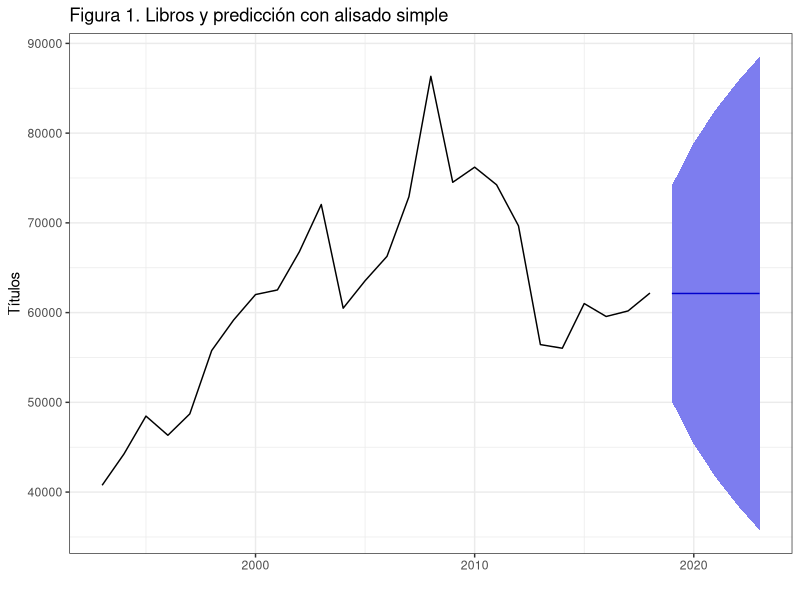
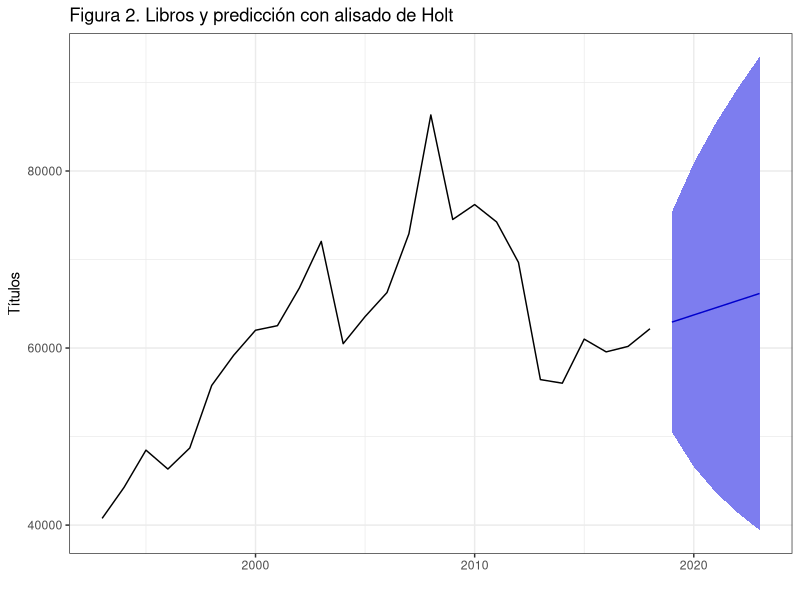
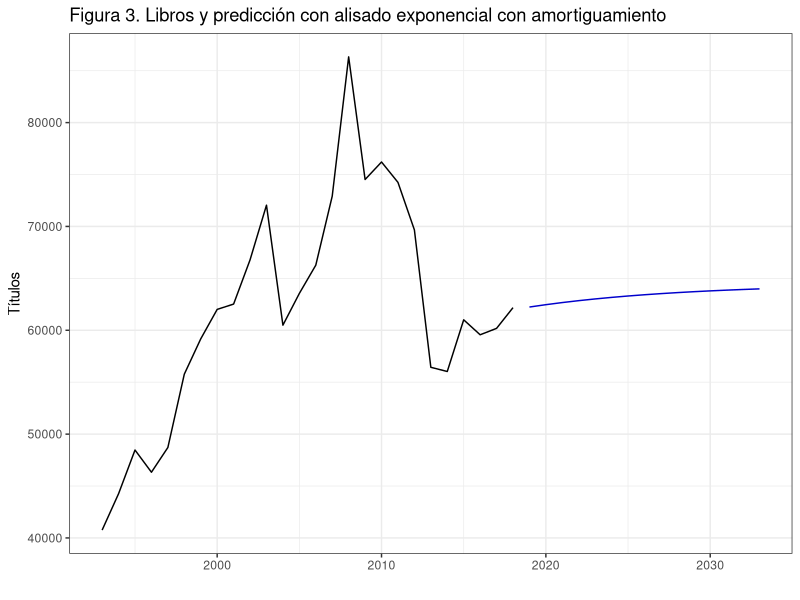
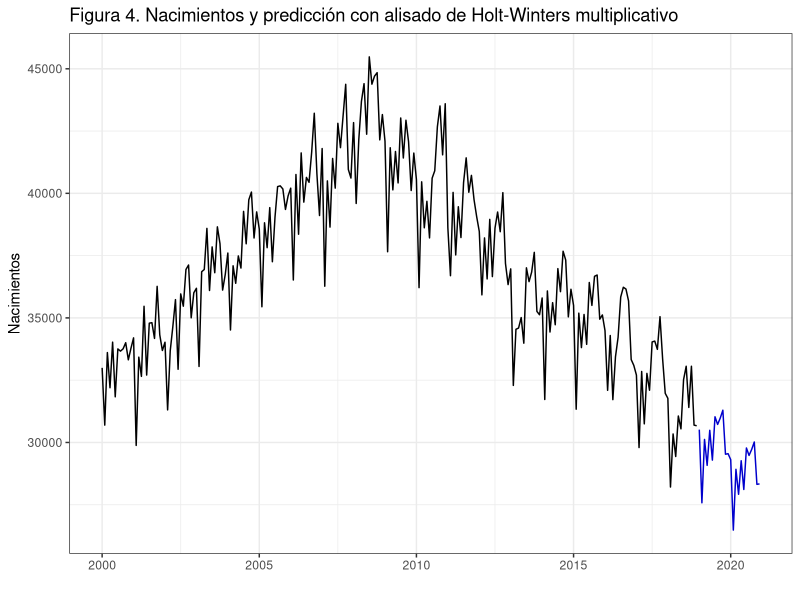
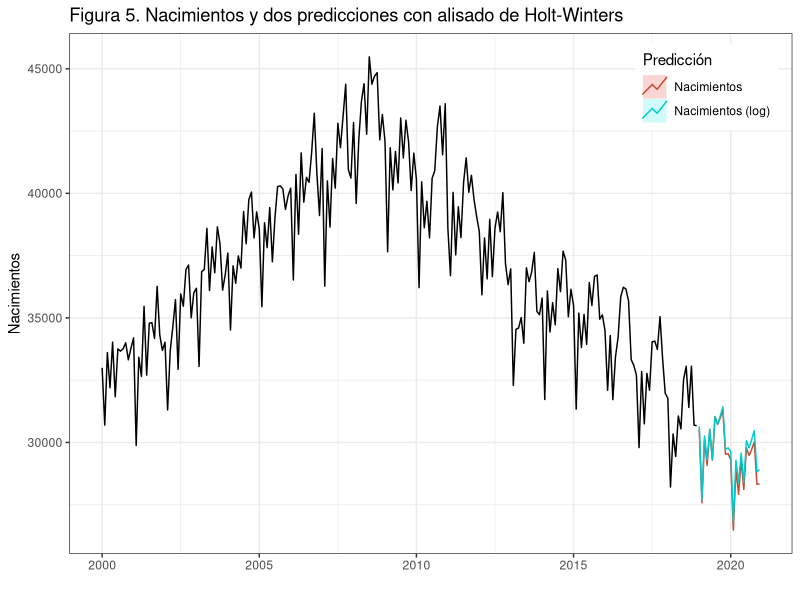
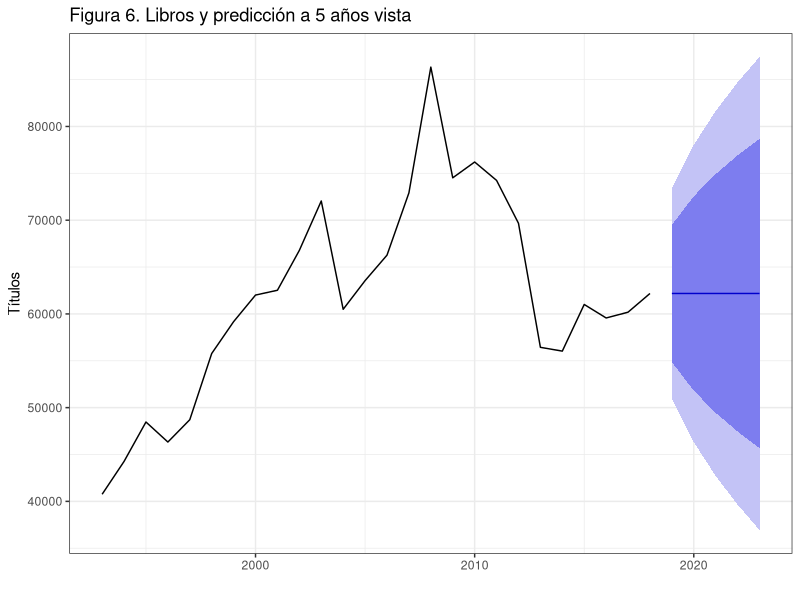
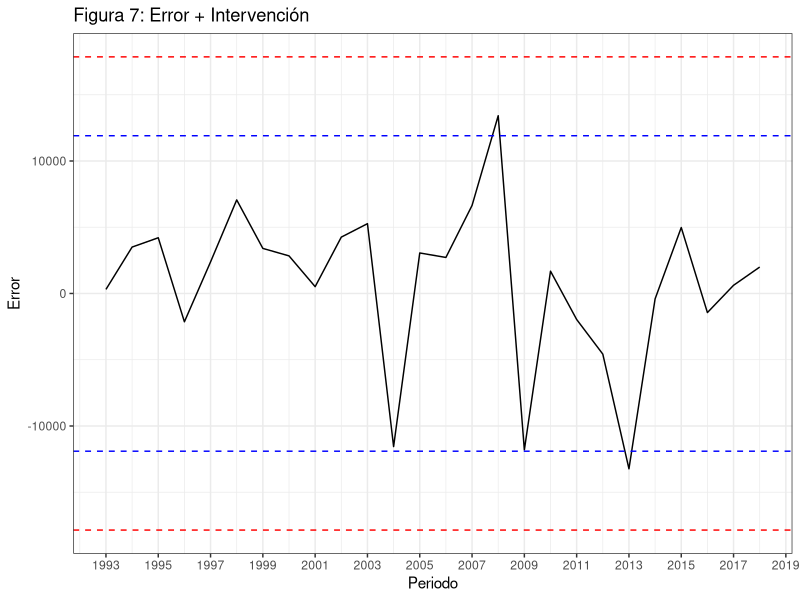
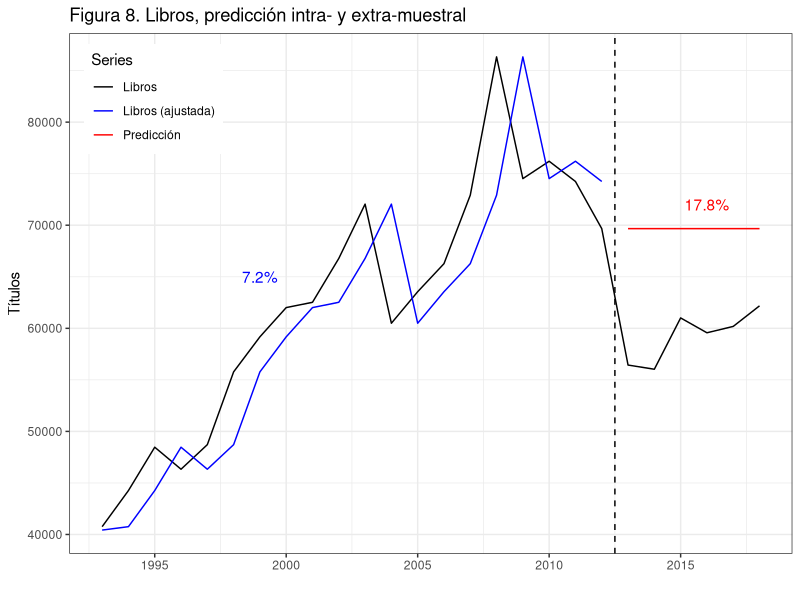

Write R code to recreate these figures, in order.
## ---- chunk 1
knitr::opts_chunk$set(warning = FALSE, 
                      message = FALSE, 
                      comment = "",
                      fig.align = "center", 
                      fig.show = "hold",
                      fig.height = 4,
                      fig.width = 8,
                      out.width = "80%") 
## ---- chunk 2
options(scipen = 999) #- para quitar la notacion cientifica
## ---- chunk 3
library(forecast)
library(ggplot2); theme_set(theme_bw())
library(gridExtra)
library(grid)
## ---- chunk 4
libros <- read.csv2("./series/libros.csv", header = TRUE)
libros <- ts(libros[, 2], start = 1993, frequency  = 1)


librosf <- ses(libros, h = 5, level = 95)
summary(librosf)
## ---- chunk 5
autoplot(librosf,
         xlab = "",
         ylab = "Títulos",
         main = "Figura 1. Libros y predicción con alisado simple")
## ---- chunk 6
librosf <- holt(libros, h = 5, level = 95)
summary(librosf)
## ---- chunk 7
tail(librosf$model$states, n = 1)
## ---- chunk 8
autoplot(librosf,
         xlab = "",
         ylab = "Títulos",
         main = "Figura 2. Libros y predicción con alisado de Holt")
## ---- chunk 9
librosfd <- holt(libros, damped = TRUE, h = 15, phi = 0.9)
summary(librosfd)
## ---- chunk 10
autoplot(librosfd,
         xlab = "",
         ylab = "Títulos",
         main = "Figura 3. Libros y predicción con alisado exponencial con amortiguamiento",
         PI = FALSE)
## ---- chunk 11
nacimientos <- read.csv2("./series/nacimientos.csv", header = TRUE)
nacimientos <- ts(nacimientos[, 2],
                  start = c(1975, 1),
                  frequency = 12)

nacimientosb <- window(nacimientos, start = 2000)
nacimientosbf <- hw(nacimientosb, seasonal = "mult", h = 24)
summary(nacimientosbf)
## ---- chunk 12
TT <- nrow(nacimientosbf$model$states)
round(nacimientosbf$model$states[TT,], 3)
## ---- chunk 13
(nacimientosbf$model$states[TT, 1] + (1:12)*nacimientosbf$model$states[TT, 2]) * 
  nacimientosbf$model$states[TT, 14:3]
## ---- chunk 14
autoplot(nacimientosbf,
         xlab = "",
         ylab = "Nacimientos",
         main = "Figura 4. Nacimientos y predicción con alisado de Holt-Winters multiplicativo",
         PI = FALSE)
## ---- chunk 15
nacimientosbfl <- hw(nacimientosb, 
                     seasonal = "addit", 
                     h = 24, 
                     lambda = 0, 
                     biasadj = TRUE)
summary(nacimientosbfl)
## ---- chunk 16
autoplot(nacimientosb,
         xlab = "",
         ylab = "Nacimientos",
         main = "Figura 5. Nacimientos y dos predicciones con alisado de Holt-Winters") + 
  autolayer(nacimientosbf, series = "Nacimientos", PI = FALSE) + 
  autolayer(nacimientosbfl, series = "Nacimientos (log)", PI = FALSE) + 
  guides(colour = guide_legend(title = "Predicción")) + 
  theme(legend.position=c(0.98,0.98), legend.justification=c(1,1)) 
## ---- chunk 17
nacimientosbfl2 <- hw(nacimientosb, seasonal = "addit", h=24, lambda = 0, biasadj = FALSE)
datos <- cbind(
  `Sin transformar` = nacimientosbf$mean,
  `log(Nac) insesgadas` = nacimientosbfl$mean,
  `log(Nac) sesgadas` = nacimientosbfl2$mean
  )
head(datos, 12)
## ---- chunk 18
librosEts <- ets(libros)
summary(librosEts) 
## ---- chunk 19
librosEtsPre <- forecast(librosEts, h = 5)
librosEtsPre
autoplot(librosEtsPre,
         xlab = "",
         ylab = "Títulos",
         main = "Figura 6. Libros y predicción a 5 años vista")
## ---- chunk 20
error <- residuals(librosEts, type = "response")
sderror <- sd(error)

autoplot(error, series="Error",
         colour = "black",
         xlab = "Periodo",
         ylab = "Error",
         main = "Figura 7: Error + Intervención") +
  geom_hline(yintercept = c(-3, -2, 2 ,3)*sderror, 
             colour = c("red", "blue", "blue", "red"), lty = 2) + 
  scale_x_continuous(breaks= seq(1993, 2019, 2)) 
## ---- chunk 21
# Definimos las observaciones intra- y extra-muestrales
librosIntra <- subset(libros, end = length(libros) - 6)
librosExtra <- subset(libros, start = length(libros) - 5)

# Estimamos el modelo con todos los datos menos los 6 ultimos
librosIntraEts <- ets(librosIntra, model = "MNN", damped = FALSE)

# Predecimos los 6 años que hemos quitado de la serie y 
# vemos la calidad del ajuste.
librosExtraPre <- forecast(librosIntraEts, h = 6)
accuracy(librosExtraPre, librosExtra)
## ---- chunk 22
error.muestral.1 <- round(accuracy(librosExtraPre, librosExtra)[1,5], 1)
error.extramuestral.n <- round(accuracy(librosExtraPre, librosExtra)[2,5],1)
## ---- chunk 23
autoplot(libros, series = "Libros",
         main="Figura 8. Libros, predicción intra- y extra-muestral",
         xlab="", 
         ylab="Títulos"
         ) +
  autolayer(fitted(librosIntraEts), series = "Libros (ajustada)") + 
  autolayer(librosExtraPre$mean, series = "Predicción") + 
  geom_vline(xintercept = 2012.5, lty = 2, col = "black") +
  scale_colour_manual(values=c("Libros"="black",
                               "Libros (ajustada)"="blue", 
                               "Predicción" = "red")) +
  guides(colour = guide_legend(title = "Series")) +
  annotate("text", x=1999, y=65000, label="7.2%", colour = "blue") +
  annotate("text", x=2016, y=72000, label="17.8%", colour = "red") +
  theme(legend.position=c(0.02,0.98), legend.justification=c(0,1)) 
## ---- chunk 24
nacimientosEts <- ets(nacimientosb, damped = FALSE)
summary(nacimientosEts) 
## ---- chunk 25
autoplot(nacimientosEts,
         xlab = "Periodo",
         main = "Figura 9. Componentes del modelo óptimo para Nacimientos")
## ---- chunk 26
TT <- nrow(nacimientosEts$states)
round(nacimientosEts$states[TT,],2)[1:7]
round(nacimientosEts$states[TT,],2)[8:14]
## ---- chunk 27
nacimientosEts$states[TT, 1] + (1:12) * nacimientosEts$states[TT, 2] + nacimientosEts$states[TT, 14:3]
## ---- chunk 28
nacimientosEtsPre <- forecast(nacimientosEts, h = 24, level = 95)
forecast(nacimientosEts, h = 5, level = 95)
## ---- chunk 29
autoplot(nacimientosEtsPre,
         xlab = "",
         ylab = "Bebés",
         main = "Figura 10. Nacimientos y predicción")
## ---- chunk 30
error <- residuals(nacimientosEts, type = "response")
sderror <- sd(error)

autoplot(error, series="Error",
         colour = "black",
         xlab = "Periodo",
         ylab = "Error",
         main = "Figura 11: Error + Intervención") +
  geom_hline(yintercept = c(-3, -2, 2 ,3)*sderror, 
             colour = c("red", "blue", "blue", "red"), lty = 2) + 
  scale_x_continuous(breaks= seq(2000, 2019, 2)) 
## ---- chunk 31
k <- 120                 #Minimo numero de datos para estimar
h <- 12                  #Horizonte de las predicicones
TT <- length(nacimientosb)  #Longitud serie
s <- TT - k - h          #Total de estimaciones

mapeAlisado <- matrix(NA, s + 1, h)
for (i in 0:s) {
  train.set <- subset(nacimientosb, start = i + 1, end = i + k)
  test.set <-  subset(nacimientosb, start = i + k + 1, end = i + k + h)
  
  fit <- ets(train.set, model = "MAA", damped = FALSE)
  fcast<-forecast(fit, h = h)
  mapeAlisado[i + 1,] <- 100*abs(test.set - fcast$mean)/test.set
}

errorAlisado <- colMeans(mapeAlisado)
errorAlisado

ggplot() +
  geom_line(aes(x = 1:12, y = errorAlisado)) +
  ggtitle("Figura 12. Error de predicción según horizonte temporal") +
  xlab("Horizonte temporal de predicción") +
  ylab("MAPE") +
  scale_x_continuous(breaks= 1:12)
## ---- chunk 32
# Serie Nacimientos
accuracy(ets(nacimientos, 
             damped = TRUE))[5]
accuracy(ets(nacimientos, 
             damped = TRUE, 
             opt.crit = "mse"))[5]
accuracy(ets(nacimientos, 
             damped = TRUE, 
             allow.multiplicative.trend = TRUE))[5]
accuracy(ets(nacimientos, 
             damped = TRUE, 
             allow.multiplicative.trend = TRUE, 
             opt.crit = "mse"))[5]

# Transformación logarítmica
accuracy(ets(nacimientos, 
             lambda = 0, 
             damped = TRUE))[5]
accuracy(ets(nacimientos, 
             lambda = 0, 
             damped = TRUE, 
             opt.crit = "mse"))[5]

# Nacimientos por dia
accuracy(ets(nacimientos/monthdays(nacimientos), 
             damped = TRUE))[5]
accuracy(ets(nacimientos/monthdays(nacimientos), 
             damped = TRUE, 
             opt.crit = "mse"))[5]
accuracy(ets(nacimientos/monthdays(nacimientos), 
             damped = TRUE, 
             allow.multiplicative.trend = TRUE))[5]
accuracy(ets(nacimientos/monthdays(nacimientos), 
             damped = TRUE, 
             allow.multiplicative.trend = TRUE, 
             opt.crit = "mse"))[5]
